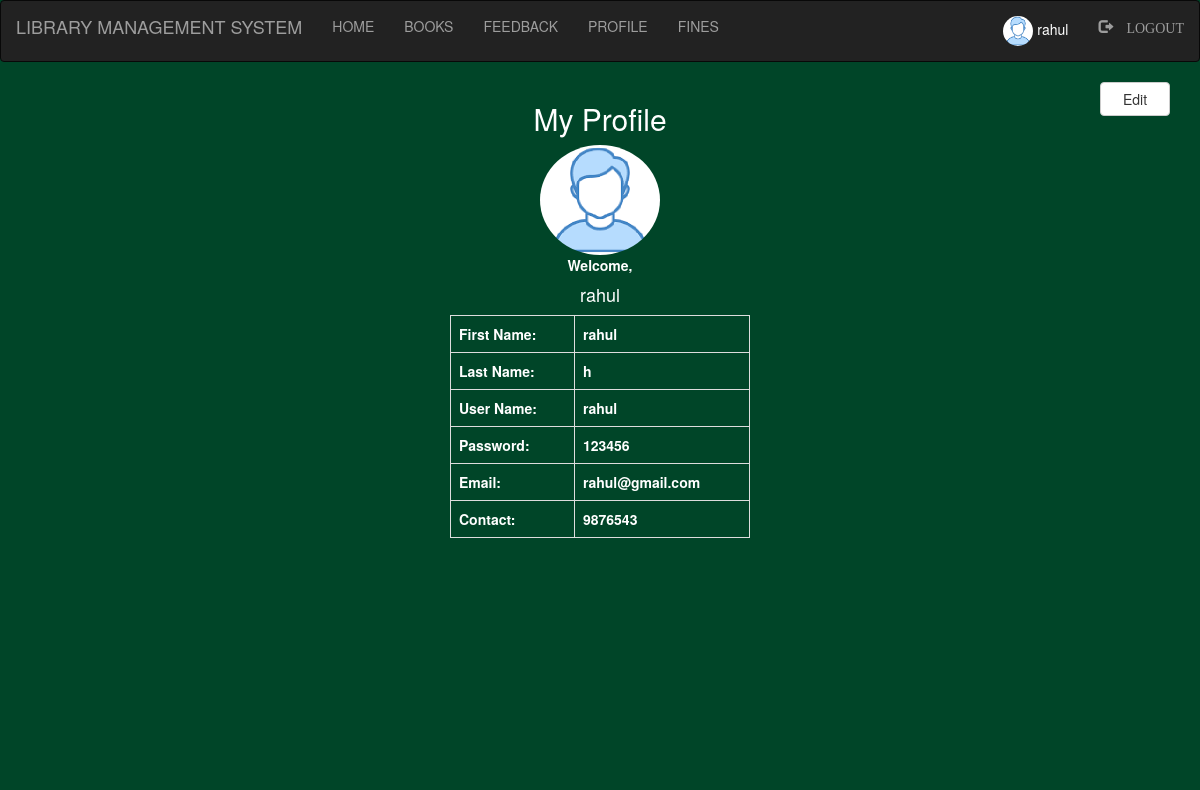
/student/profile.php (signed in), run on the app's committed database.
### tables this page shows
CREATE TABLE `student` (
  `first` varchar(100) NOT NULL,
  `last` varchar(100) NOT NULL,
  `username` varchar(100) NOT NULL,
  `password` varchar(100) NOT NULL,
  `roll` int(100) NOT NULL,
  `email` varchar(100) NOT NULL,
  `contact` varchar(100) NOT NULL,
  `pic` varchar(100) NOT NULL
);

### student/profile.php (the view, shortened to what this page needs)
<?php
	include "navbar.php";
 ?>
 <!DOCTYPE html>
 <html>
 <head>
 </head>
 <body style="background-color: #004528; ">
 	<div class="container">
 		<form action="" method="post">
 			<button class="btn btn-default" style="float: right; width: 70px;" name="submit1">Edit</button>
 		</form>
 		<div class="wrapper">
 					<?php
 				$q=mysqli_query($db,"SELECT * FROM student where username='$_SESSION[login_user]' ;");
 			?>
 			<h2 style="text-align: center;">My Profile</h2>
 			<?php
 				$row=mysqli_fetch_assoc($q);
 				echo "<div style='text-align: center'>
 					<img class='img-circle profile-img' height=110 width=120 src='images/".$_SESSION['pic']."'>
 				</div>";
 			?>
 			<div style="text-align: center;"> <b>Welcome, </b>
	 			<h4>
	 				<?php echo $_SESSION['login_user']; ?>
	 			</h4>
 			</div>
 			<?php
 				echo "<b>";
 				echo "<table class='table table-bordered'>";
	 				echo "<tr>";
	 					echo "<td>";
	 						echo "<b> First Name: </b>";
	 					echo "</td>";
	 					echo "<td>";
	 						echo $row['first'];
	 					echo "</td>";
	 				echo "</tr>";
	 				echo "<tr>";
	 					echo "<td>";
	 						echo "<b> Last Name: </b>";
	 					echo "</td>";
	 					echo "<td>";
	 						echo $row['last'];
	 					echo "</td>";
	 				echo "</tr>";
	 				echo "<tr>";
	 					echo "<td>";
	 						echo "<b> User Name: </b>";
	 					echo "</td>";
	 					echo "<td>";
	 						echo $row['username'];
	 					echo "</td>";
	 				echo "</tr>";
	 				echo "<tr>";
	 					echo "<td>";
	 						echo "<b> Password: </b>";
	 					echo "</td>";
	 					echo "<td>";
	 						echo $row['password'];
	 					echo "</td>";
	 				echo "</tr>";
	 				echo "<tr>";
	 					echo "<td>";
	 						echo "<b> Email: </b>";
	 					echo "</td>";
	 					echo "<td>";
	 						echo $row['email'];
	 					echo "</td>";
	 				echo "</tr>";
	 				echo "<tr>";
	 					echo "<td>";
	 						echo "<b> Contact: </b>";
	 					echo "</td>";
	 					echo "<td>";
	 						echo $row['contact'];
	 					echo "</td>";
	 				echo "</tr>";
 				echo "</table>";
 				echo "</b>";
 			?>
 		</div>
 	</div>
 </body>
 </html>

### student/style.css (style rules this page uses)
html, body, div, span, object, iframe, h1, h2, h3, h4, h5, h6, p, blockquote, pre, abbr, address, cite, code, del, dfn, em, img, ins, kbd, q, samp, small, strong, sub, sup, var, b, i, dl, dt, dd, ol, ul, li, fieldset, form, label, legend, table, caption, tbody, tfoot, thead, tr, th, td, article, aside, canvas, details, figcaption, figure, footer, header, hgroup, menu, nav, section, summary, time, mark, audio, video { margin:0; padding:0; border:0; outline:0; font-size:100%; vertical-align:baseline; background:transparent; }
body { line-height:1; }
table { border-collapse:collapse; border-spacing:0; }
.wrapper { height: 660px; width: 1360px; }

### student/profile.php (style rules this page uses)
.wrapper { width: 300px; margin: 0 auto; color: white; }

### data on the page
student: first "rahul", last "h", username "rahul", password "123456", email "rahul@gmail.com", contact "9876543"

### other printed values
$_SESSION['login_user'] "rahul"
